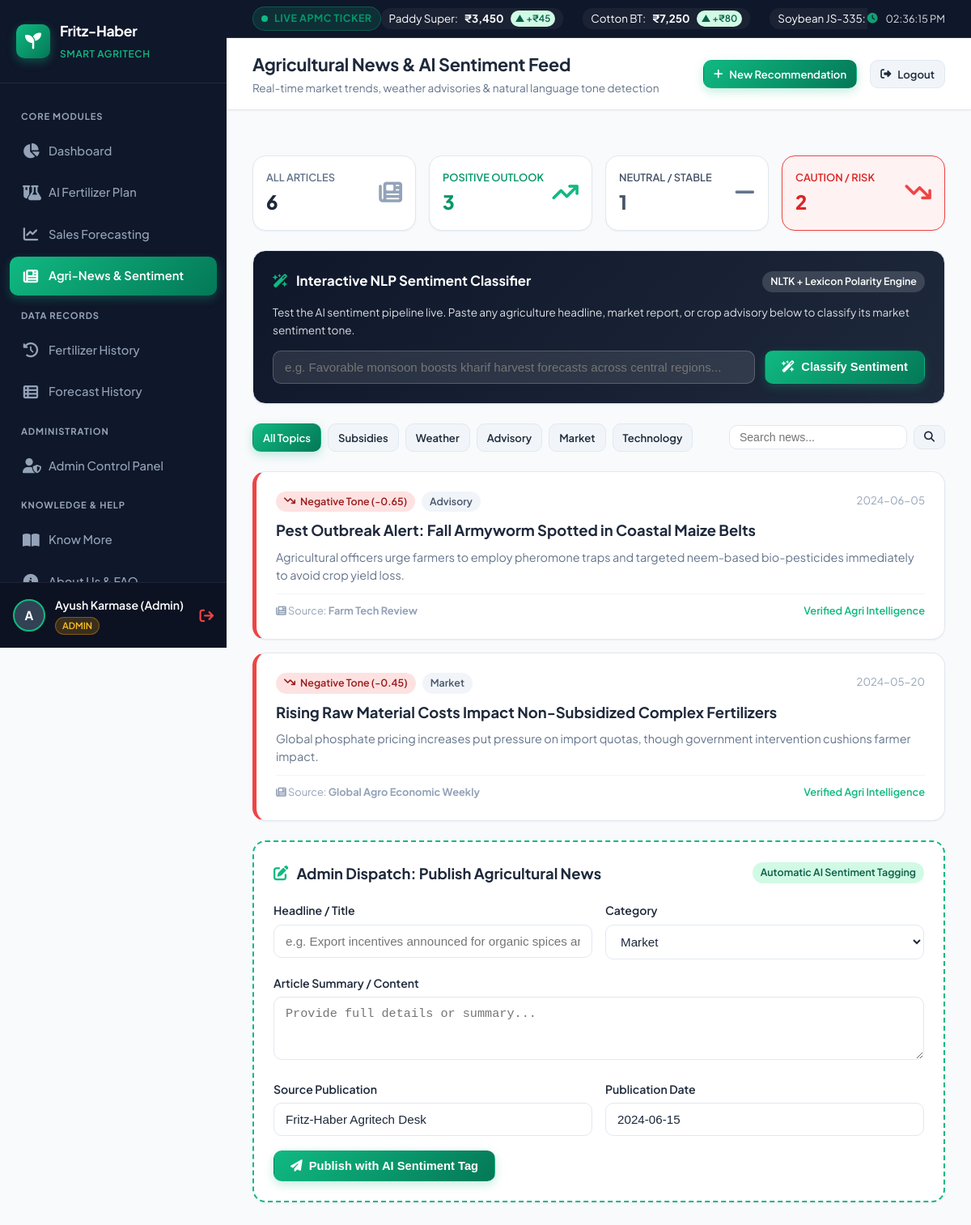
Page /news/?sentiment=Negative&category=all (signed in) on the committed database.
### tables this page shows
CREATE TABLE news_articles (
    id INTEGER PRIMARY KEY AUTOINCREMENT,
    title TEXT NOT NULL,
    summary TEXT NOT NULL,
    category TEXT NOT NULL,
    sentiment TEXT NOT NULL, -- 'Positive', 'Neutral', 'Negative'
    sentiment_score REAL NOT NULL,
    source TEXT NOT NULL,
    published_date TEXT NOT NULL,
    created_at TIMESTAMP DEFAULT CURRENT_TIMESTAMP
);

### blueprints/news.py (the view)
@news_bp.route('/')
@login_required
def index():
    category = request.args.get('category', 'all')
    sentiment = request.args.get('sentiment', 'all')
    search = request.args.get('q', '').strip()
    conn = get_db_connection()
    query = "SELECT * FROM news_articles WHERE 1=1"
    params = []
    if category != 'all':
        query += " AND category = ?"
        params.append(category)
    if sentiment != 'all':
        query += " AND sentiment = ?"
        params.append(sentiment)
    if search:
        query += " AND (title LIKE ? OR summary LIKE ?)"
        params.extend([f"%{search}%", f"%{search}%"])
    query += " ORDER BY published_date DESC, id DESC"
    articles = conn.execute(query, params).fetchall()
    categories = [row[0] for row in conn.execute("SELECT DISTINCT category FROM news_articles").fetchall()]
    total_count = conn.execute("SELECT COUNT(*) FROM news_articles").fetchone()[0]
    pos_count = conn.execute("SELECT COUNT(*) FROM news_articles WHERE sentiment = 'Positive'").fetchone()[0]
    neu_count = conn.execute("SELECT COUNT(*) FROM news_articles WHERE sentiment = 'Neutral'").fetchone()[0]
    neg_count = conn.execute("SELECT COUNT(*) FROM news_articles WHERE sentiment = 'Negative'").fetchone()[0]
    conn.close()
    return render_template(
        'news/index.html',
        articles=articles,
        categories=categories,
        selected_category=category,
        selected_sentiment=sentiment,
        search_query=search,
        stats={
            'total': total_count,
            'positive': pos_count,
            'neutral': neu_count,
            'negative': neg_count
        }
    )

### app.py (called while the page is built)
def create_app():
    app = Flask(__name__)
    app.config.from_object(Config)
    init_db()
    app.register_blueprint(auth_bp)
    app.register_blueprint(dashboard_bp)
    app.register_blueprint(fertilizer_bp)
    app.register_blueprint(forecasting_bp)
    app.register_blueprint(news_bp)
    app.register_blueprint(admin_bp)
    app.register_blueprint(history_bp)
    app.register_blueprint(info_bp)
    @app.context_processor
    def inject_user_context():
        return {
            'current_user': {
                'id': session.get('user_id'),
                'name': session.get('user_name', 'Guest'),
                'email': session.get('user_email', ''),
                'role': session.get('user_role', 'user')
            }
        }
    return app

### blueprints/auth.py (called while the page is built)
def login_required(f):
    @wraps(f)
    def decorated_function(*args, **kwargs):
        if 'user_id' not in session:
            flash('Please log in to access this page.', 'warning')
            return redirect(url_for('auth.login'))
        return f(*args, **kwargs)
    return decorated_function

### database/db_init.py (called while the page is built)
def get_db_connection():
    os.makedirs(os.path.dirname(DB_PATH), exist_ok=True)
    conn = sqlite3.connect(DB_PATH)
    conn.row_factory = sqlite3.Row
    return conn

### templates/news/index.html (shortened to what this page needs)
{% extends "base.html" %}
{% block page_title %}Agricultural News & AI Sentiment Feed{% endblock %}
{% block page_subtitle %}Real-time market trends, weather advisories & natural language tone detection{% endblock %}
{% block content %}
<div style="display: flex; flex-direction: column; gap: 24px;">
    <div style="display: grid; grid-template-columns: repeat(auto-fit, minmax(200px, 1fr)); gap: 16px;">
        <a href="{{ url_for('news.index', sentiment='all', category=selected_category) }}" class="card" style="padding: 16px; display: flex; align-items: center; justify-content: space-between; ">
            <div>
                <div style="font-size: 0.8rem; color: var(--text-muted); font-weight: 600;">ALL ARTICLES</div>
                <div style="font-size: 1.5rem; font-weight: 800;">{{ stats['total'] }}</div>
            </div>
            <i class="fas fa-newspaper" style="font-size: 1.8rem; color: var(--text-light);"></i>
        </a>
        <a href="{{ url_for('news.index', sentiment='Positive', category=selected_category) }}" class="card" style="padding: 16px; display: flex; align-items: center; justify-content: space-between; ">
            <div>
                <div style="font-size: 0.8rem; color: #059669; font-weight: 600;">POSITIVE OUTLOOK</div>
                <div style="font-size: 1.5rem; font-weight: 800; color: #059669;">{{ stats['positive'] }}</div>
            </div>
            <i class="fas fa-arrow-trend-up" style="font-size: 1.8rem; color: #10b981;"></i>
        </a>
        <a href="{{ url_for('news.index', sentiment='Neutral', category=selected_category) }}" class="card" style="padding: 16px; display: flex; align-items: center; justify-content: space-between; ">
            <div>
                <div style="font-size: 0.8rem; color: #475569; font-weight: 600;">NEUTRAL / STABLE</div>
                <div style="font-size: 1.5rem; font-weight: 800; color: #475569;">{{ stats['neutral'] }}</div>
            </div>
            <i class="fas fa-minus" style="font-size: 1.8rem; color: #64748b;"></i>
        </a>
        <a href="{{ url_for('news.index', sentiment='Negative', category=selected_category) }}" class="card" style="padding: 16px; display: flex; align-items: center; justify-content: space-between; {% if selected_sentiment == 'Negative' %}border-color: #ef4444; background: #fef2f2;{% endif %}">
            <div>
                <div style="font-size: 0.8rem; color: #dc2626; font-weight: 600;">CAUTION / RISK</div>
                <div style="font-size: 1.5rem; font-weight: 800; color: #dc2626;">{{ stats['negative'] }}</div>
            </div>
            <i class="fas fa-arrow-trend-down" style="font-size: 1.8rem; color: #ef4444;"></i>
        </a>
    </div>
    <div class="card" style="background: linear-gradient(135deg, #0f172a 0%, #1e293b 100%); color: #fff;">
        <div style="display: flex; justify-content: space-between; align-items: center; margin-bottom: 14px;">
            <div class="card-title" style="color: #fff; font-size: 1.05rem;">
                <i class="fas fa-wand-magic-sparkles" style="color: var(--primary);"></i> Interactive NLP Sentiment Classifier
            </div>
            <span class="tag" style="background: rgba(255,255,255,0.15); color: #fff;">
                NLTK + Lexicon Polarity Engine
            </span>
        </div>
        <p style="font-size: 0.85rem; opacity: 0.85; margin-bottom: 14px;">
            Test the AI sentiment pipeline live. Paste any agriculture headline, market report, or crop advisory below to classify its market sentiment tone.
        </p>
        <div style="display: flex; gap: 12px; flex-wrap: wrap;">
            <input type="text" id="live-sentiment-input" class="form-control" style="flex: 1; min-width: 280px; background: rgba(255,255,255,0.1); border-color: rgba(255,255,255,0.2); color: #fff;" placeholder="e.g. Favorable monsoon boosts kharif harvest forecasts across central regions...">
            <button id="btn-analyze-live" class="btn btn-primary">
                <i class="fas fa-wand-magic-sparkles"></i> Classify Sentiment
            </button>
        </div>
    </div>
    <div style="display: flex; justify-content: space-between; align-items: center; flex-wrap: wrap; gap: 16px;">
        <div style="display: flex; gap: 8px; flex-wrap: wrap;">
            <a href="{{ url_for('news.index', category='all', sentiment=selected_sentiment) }}" class="btn btn-sm {% if selected_category == 'all' %}btn-primary{% else %}btn-secondary{% endif %}">
                All Topics
            </a>
            {% for cat in categories %}
                <a href="{{ url_for('news.index', category=cat, sentiment=selected_sentiment) }}" class="btn btn-sm {% if selected_category == cat %}btn-primary{% else %}btn-secondary{% endif %}">
                    {{ cat }}
                </a>
            {% endfor %}
        </div>
        <form method="GET" action="{{ url_for('news.index') }}" style="display: flex; gap: 8px;">
            <input type="text" name="q" value="{{ search_query }}" class="form-control" style="padding: 6px 12px; font-size: 0.88rem; width: 220px;" placeholder="Search news...">
            <button type="submit" class="btn btn-secondary btn-sm"><i class="fas fa-search"></i></button>
        </form>
    </div>
    <div style="display: flex; flex-direction: column; gap: 16px;">
        {% if articles %}
            {% for a in articles %}
                <div class="card" style="border-left: 5px solid {% if a['sentiment'] == 'Positive' %}#10b981{% elif a['sentiment'] == 'Negative' %}#ef4444{% else %}#64748b{% endif %};">
                    <div style="display: flex; justify-content: space-between; align-items: flex-start; margin-bottom: 8px;">
                        <div style="display: flex; align-items: center; gap: 8px; flex-wrap: wrap;">
                            <span class="tag {% if a['sentiment'] == 'Positive' %}tag-positive{% elif a['sentiment'] == 'Negative' %}tag-negative{% else %}tag-neutral{% endif %}">
                                {% if a['sentiment'] == 'Positive' %}<i class="fas fa-arrow-trend-up"></i>
                                {% elif a['sentiment'] == 'Negative' %}<i class="fas fa-arrow-trend-down"></i>
                                {% else %}<i class="fas fa-minus"></i>{% endif %}
                                {{ a['sentiment'] }} Tone ({{ a['sentiment_score']|round(2) }})
                            </span>
                            <span class="tag tag-neutral">{{ a['category'] }}</span>
                        </div>
                        <span style="font-size: 0.82rem; color: var(--text-light);">{{ a['published_date'] }}</span>
                    </div>
                    <h3 style="font-size: 1.15rem; font-weight: 700; color: var(--text-main); margin-bottom: 8px;">
                        {{ a['title'] }}
                    </h3>
                    <p style="font-size: 0.9rem; color: var(--text-muted); line-height: 1.5; margin-bottom: 12px;">
                        {{ a['summary'] }}
                    </p>
                    <div style="display: flex; justify-content: space-between; align-items: center; font-size: 0.8rem; color: var(--text-light); border-top: 1px solid var(--border-light); padding-top: 10px;">
                        <span><i class="fas fa-newspaper"></i> Source: <strong>{{ a['source'] }}</strong></span>
                        <span style="color: var(--primary); font-weight: 600;">Verified Agri Intelligence</span>
                    </div>
                </div>
            {% endfor %}
        {% endif %}
    </div>
    {% if session.get('user_role') == 'admin' %}
    <div class="card" style="border: 2px dashed var(--primary);">
        <div class="card-header">
            <div class="card-title">
                <i class="fas fa-pen-to-square"></i> Admin Dispatch: Publish Agricultural News
            </div>
            <span class="tag tag-positive">Automatic AI Sentiment Tagging</span>
        </div>
        <form method="POST" action="{{ url_for('news.add_article') }}">
            <div class="form-row">
                <div class="form-group" style="flex: 2;">
                    <label class="form-label" for="title">Headline / Title</label>
                    <input type="text" id="title" name="title" class="form-control" placeholder="e.g. Export incentives announced for organic spices and pulses" required>
                </div>
                <div class="form-group">
                    <label class="form-label" for="category">Category</label>
                    <select id="category" name="category" class="form-control">
                        <option value="Market">Market</option>
                    </select>
                </div>
            </div>
            <div class="form-group">
                <label class="form-label" for="summary">Article Summary / Content</label>
                <textarea id="summary" name="summary" class="form-control" rows="3" placeholder="Provide full details or summary..." required></textarea>
            </div>
            <div class="form-row">
                <div class="form-group">
                    <label class="form-label" for="source">Source Publication</label>
                    <input type="text" id="source" name="source" class="form-control" value="Fritz-Haber Agritech Desk">
                </div>
                <div class="form-group">
                    <label class="form-label" for="published_date">Publication Date</label>
                    <input type="text" id="published_date" name="published_date" class="form-control" value="2024-06-15">
                </div>
            </div>
            <button type="submit" class="btn btn-primary">
                <i class="fas fa-paper-plane"></i> Publish with AI Sentiment Tag
            </button>
        </form>
    </div>
    {% endif %}
</div>
{% endblock %}

### static/css/style.css (style rules this page uses)
:root { --primary: #10b981; --primary-dark: #059669; --primary-light: #d1fae5; --primary-gradient: linear-gradient(135deg, #10b981 0%, #047857 100%); --secondary: #0284c7; --secondary-light: #e0f2fe; --accent: #f59e0b; --accent-light: #fef3c7; --bg-main: #f8fafc; --bg-card: #ffffff; --bg-sidebar: #0f172a; --bg-sidebar-hover: #1e293b; --text-main: #1e293b; --text-muted: #64748b; --text-light: #94a3b8; --text-white: #ffffff; --border-color: #e2e8f0; --border-light: #f1f5f9; --success: #10b981; --danger: #ef4444; --warning: #f59e0b; --info: #0284c7; --shadow-sm: 0 1px 2px 0 rgb(0 0 0 / 0.05); --shadow-md: 0 4px 6px -1px rgb(0 0 0 / 0.1), 0 2px 4px -2px rgb(0 0 0 / 0.1); --shadow-lg: 0 10px 15px -3px rgb(0 0 0 / 0.1), 0 4px 6px -4px rgb(0 0 0 / 0.1); --shadow-xl: 0 20px 25px -5px rgb(0 0 0 / 0.1), 0 8px 10px -6px rgb(0 0 0 / 0.1); --radius-sm: 6px; --radius-md: 10px; --radius-lg: 16px; --radius-xl: 24px; --transition: all 0.25s cubic-bezier(0.4, 0, 0.2, 1); }
* { margin: 0; padding: 0; box-sizing: border-box; }
body { font-family: 'Plus Jakarta Sans', -apple-system, BlinkMacSystemFont, 'Segoe UI', Roboto, sans-serif; background-color: var(--bg-main); color: var(--text-main); line-height: 1.6; -webkit-font-smoothing: antialiased; }
a { color: inherit; text-decoration: none; }
.card { background: var(--bg-card); border: 1px solid var(--border-color); border-radius: var(--radius-lg); box-shadow: var(--shadow-sm); padding: 24px; transition: var(--transition); }
.card-header { display: flex; align-items: center; justify-content: space-between; margin-bottom: 20px; }
.card-title { font-size: 1.15rem; font-weight: 700; color: var(--text-main); display: flex; align-items: center; gap: 10px; }
.card-title i { color: var(--primary); }
.btn { display: inline-flex; align-items: center; justify-content: center; gap: 8px; padding: 10px 20px; border-radius: var(--radius-md); font-weight: 600; font-size: 0.92rem; cursor: pointer; border: 1px solid transparent; transition: var(--transition); }
.btn-primary { background: var(--primary-gradient); color: #fff; box-shadow: 0 4px 12px rgba(16, 185, 129, 0.25); }
.btn-secondary { background: #f1f5f9; color: var(--text-main); border-color: var(--border-color); }
.btn-sm { padding: 6px 12px; font-size: 0.82rem; }
.form-group { margin-bottom: 18px; }
.form-label { display: block; font-size: 0.88rem; font-weight: 600; margin-bottom: 6px; color: var(--text-main); }
.form-control { width: 100%; padding: 11px 14px; border-radius: var(--radius-md); border: 1px solid var(--border-color); font-size: 0.95rem; color: var(--text-main); background: #fff; transition: var(--transition); }
.form-row { display: grid; grid-template-columns: repeat(auto-fit, minmax(200px, 1fr)); gap: 16px; }
.tag { display: inline-flex; align-items: center; gap: 6px; padding: 3px 10px; border-radius: 20px; font-size: 0.78rem; font-weight: 600; }
.tag-positive { background-color: #d1fae5; color: #065f46; }
.tag-neutral { background-color: #f1f5f9; color: #475569; }
.tag-negative { background-color: #fee2e2; color: #991b1b; }

### rows in the picture
news_articles: category "Subsidies"
news_articles: category "Weather"
news_articles: category "Technology"
news_articles: sentiment "Negative", sentiment_score "-0.65", category "Advisory", published_date "2024-06-05", title "Pest Outbreak Alert: Fall Armyworm Spotted in Coastal Maize Belts", summary "Agricultural officers urge farmers to employ pheromone traps and targeted neem-based bio-pesticides immediately to avoid crop yield loss.", source "Farm Tech Review"
news_articles: sentiment "Negative", sentiment_score "-0.45", category "Market", published_date "2024-05-20", title "Rising Raw Material Costs Impact Non-Subsidized Complex Fertilizers", summary "Global phosphate pricing increases put pressure on import quotas, though government intervention cushions farmer impact.", source "Global Agro Economic Weekly"

### other values in the picture
{{ session.get('user_name', 'U')[0] }} "A"
{{ session.get('user_name', 'Guest') }} "Ayush Karmase (Admin)"
{{ session.get('user_role', 'Farmer') }} "ADMIN"
{{ stats['total'] }} "6"
{{ stats['positive'] }} "3"
{{ stats['neutral'] }} "1"
{{ stats['negative'] }} "2"
{{ cat }} "Advisory" "Market"
